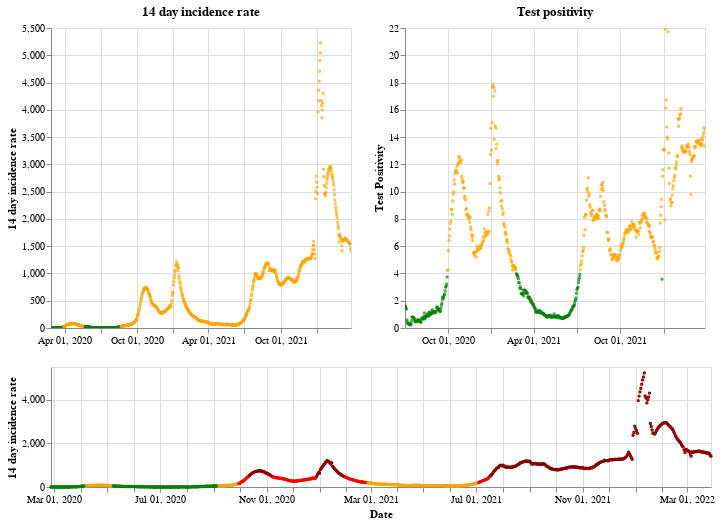

Notebook cell for this chart:
### Markdown cell above
## Northern Ireland

### Code cell
plot_traffic_light('Northern Ireland')

### Figure 1 — Vega-Lite specification as saved in the notebook (floating-point values rounded to 4 significant figures; data arrays with more than 128 entries replaced by an {"elided": "..."} marker saying what was removed)
{"config": {"view": {"continuousWidth": 400, "continuousHeight": 300}}, "vconcat": [{"hconcat": [{"mark": {"type": "point", "size": 2}, "encoding": {"color": {"condition": {"value": "green", "test": "(datum.twoWeeklyCasesRate <= 25)"}, "value": "orange"}, "tooltip": [{"type": "nominal", "field": "areaName"}, {"type": "temporal", "field": "date"}, {"type": "quantitative", "field": "twoWeeklyCasesRate"}, {"type": "quantitative", "field": "testPositivity"}], "x": {"type": "temporal", "axis": {"title": ""}, "field": "date", "scale": {"domain": {"selection": "DateBrush"}}, "timeUnit": "yearmonthdate"}, "y": {"type": "quantitative", "axis": {"title": "14 day incidence rate"}, "field": "twoWeeklyCasesRate"}}, "title": "14 day incidence rate", "width": 300}, {"mark": {"type": "point", "size": 2}, "encoding": {"color": {"condition": {"value": "green", "test": "(datum.testPositivity <= 4)"}, "value": "orange"}, "tooltip": [{"type": "nominal", "field": "areaName"}, {"type": "temporal", "field": "date"}, {"type": "quantitative", "field": "twoWeeklyCasesRate"}, {"type": "quantitative", "field": "testPositivity"}], "x": {"type": "temporal", "axis": {"title": ""}, "field": "date", "scale": {"domain": {"selection": "DateBrush"}}, "timeUnit": "yearmonthdate"}, "y": {"type": "quantitative", "axis": {"title": "Test Positivity"}, "field": "testPositivity"}}, "title": "Test positivity", "width": 300}]}, {"layer": [{"mark": {"type": "point", "size": 2}, "encoding": {"color": {"condition": {"value": "orange", "test": "(((datum.testPositivity < 4) && (datum.twoWeeklyCasesRate >= 50)) && (datum.twoWeeklyCasesRate < 200))"}, "value": "red"}, "opacity": {"condition": {"value": 1, "test": "((datum.twoWeeklyCasesRate >= 50) && (datum.twoWeeklyCasesRate < 500))"}, "value": 0}, "tooltip": [{"type": "nominal", "field": "areaName"}, {"type": "temporal", "field": "date"}, {"type": "quantitative", "field": "twoWeeklyCasesRate"}, {"type": "quantitative", "field": "testPositivity"}], "x": {"type": "temporal", "axis": {"title": "Date"}, "field": "date", "timeUnit": "yearmonthdate"}, "y": {"type": "quantitative", "axis": {"title": "14 day incidence rate"}, "field": "twoWeeklyCasesRate"}}, "selection": {"DateBrush": {"type": "interval", "encodings": ["x"], "fields": ["Time"]}}}, {"mark": {"type": "point", "size": 2}, "encoding": {"color": {"value": "darkred"}, "opacity": {"condition": {"value": 1, "test": "(datum.twoWeeklyCasesRate >= 500)"}, "value": 0}, "tooltip": [{"type": "nominal", "field": "areaName"}, {"type": "temporal", "field": "date"}, {"type": "quantitative", "field": "twoWeeklyCasesRate"}, {"type": "quantitative", "field": "testPositivity"}], "x": {"type": "temporal", "axis": {"title": "Date"}, "field": "date", "timeUnit": "yearmonthdate"}, "y": {"type": "quantitative", "axis": {"title": "14 day incidence rate"}, "field": "twoWeeklyCasesRate"}}}, {"mark": {"type": "point", "size": 2}, "encoding": {"color": {"condition": {"value": "green", "test": "((datum.testPositivity < 4) && (datum.twoWeeklyCasesRate < 50))"}, "value": "orange"}, "opacity": {"condition": {"value": 1, "test": "(datum.twoWeeklyCasesRate < 50)"}, "value": 0}, "tooltip": [{"type": "nominal", "field": "areaName"}, {"type": "temporal", "field": "date"}, {"type": "quantitative", "field": "twoWeeklyCasesRate"}, {"type": "quantitative", "field": "testPositivity"}], "x": {"type": "temporal", "axis": {"title": "Date"}, "field": "date", "timeUnit": "yearmonthdate"}, "y": {"type": "quantitative", "axis": {"title": "14 day incidence rate"}, "field": "twoWeeklyCasesRate"}}}], "height": 120, "width": 660}], "data": {"name": "data-bba82843d3d96a562a89861c3de269f0"}, "$schema": "https://vega.github.io/schema/vega-lite/v4.8.1.json", "datasets": {"data-bba82843d3d96a562a89861c3de269f0": {"elided": "763 records"}}}
